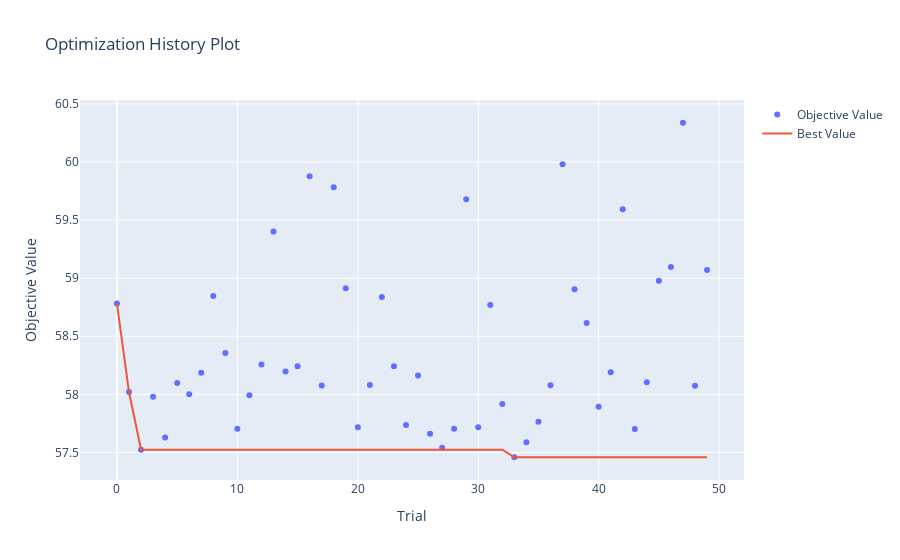

Source (notebook cell):
### Code cell
optuna.visualization.plot_optimization_history(study)

### Figure 1 — Plotly figure (JSON) as saved in the notebook; plotly's stock layout.template omitted (floating-point values rounded to 4 significant figures)
{"data": [{"mode": "markers", "name": "Objective Value", "type": "scatter", "x": [0, 1, 2, 3, 4, 5, 6, 7, 8, 9, 10, 11, 12, 13, 14, 15, 16, 17, 18, 19, 20, 21, 22, 23, 24, 25, 26, 27, 28, 29, 30, 31, 32, 33, 34, 35, 36, 37, 38, 39, 40, 41, 42, 43, 44, 45, 46, 47, 48, 49], "y": [58.78, 58.02, 57.52, 57.98, 57.63, 58.1, 58.0, 58.19, 58.85, 58.36, 57.7, 57.99, 58.26, 59.4, 58.2, 58.24, 59.88, 58.08, 59.78, 58.91, 57.72, 58.08, 58.84, 58.24, 57.74, 58.16, 57.66, 57.54, 57.7, 59.68, 57.72, 58.77, 57.92, 57.46, 57.59, 57.77, 58.08, 59.98, 58.9, 58.61, 57.89, 58.19, 59.59, 57.7, 58.1, 58.98, 59.1, 60.34, 58.07, 59.07]}, {"mode": "lines", "name": "Best Value", "type": "scatter", "x": [0, 1, 2, 3, 4, 5, 6, 7, 8, 9, 10, 11, 12, 13, 14, 15, 16, 17, 18, 19, 20, 21, 22, 23, 24, 25, 26, 27, 28, 29, 30, 31, 32, 33, 34, 35, 36, 37, 38, 39, 40, 41, 42, 43, 44, 45, 46, 47, 48, 49], "y": [58.78, 58.02, 57.52, 57.52, 57.52, 57.52, 57.52, 57.52, 57.52, 57.52, 57.52, 57.52, 57.52, 57.52, 57.52, 57.52, 57.52, 57.52, 57.52, 57.52, 57.52, 57.52, 57.52, 57.52, 57.52, 57.52, 57.52, 57.52, 57.52, 57.52, 57.52, 57.52, 57.52, 57.46, 57.46, 57.46, 57.46, 57.46, 57.46, 57.46, 57.46, 57.46, 57.46, 57.46, 57.46, 57.46, 57.46, 57.46, 57.46, 57.46]}, {"marker": {"color": "#cccccc"}, "mode": "markers", "name": "Infeasible Trial", "showlegend": false, "type": "scatter", "x": [], "y": []}], "layout": {"title": {"text": "Optimization History Plot"}, "xaxis": {"title": {"text": "Trial"}}, "yaxis": {"title": {"text": "Objective Value"}}}}
